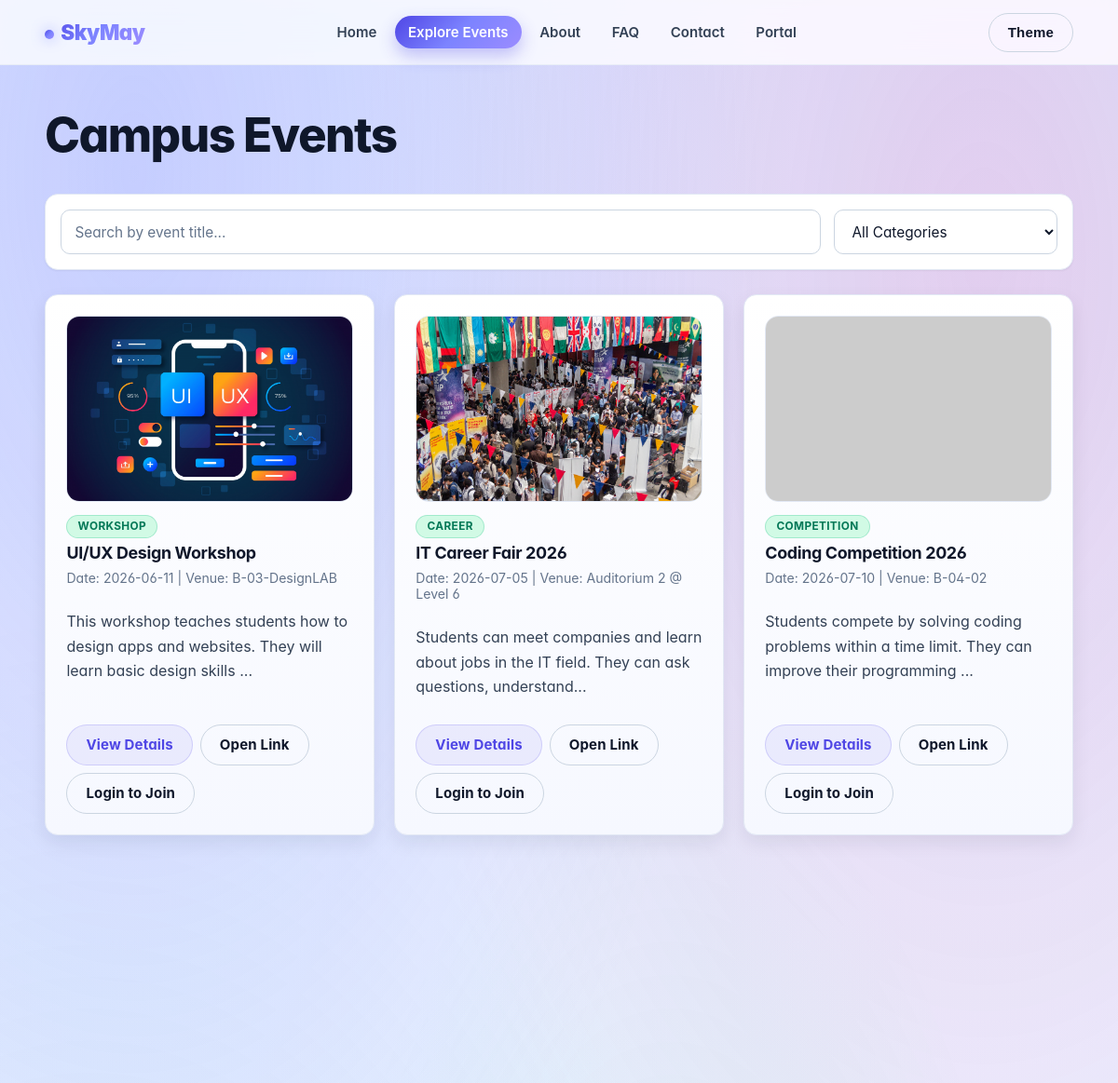
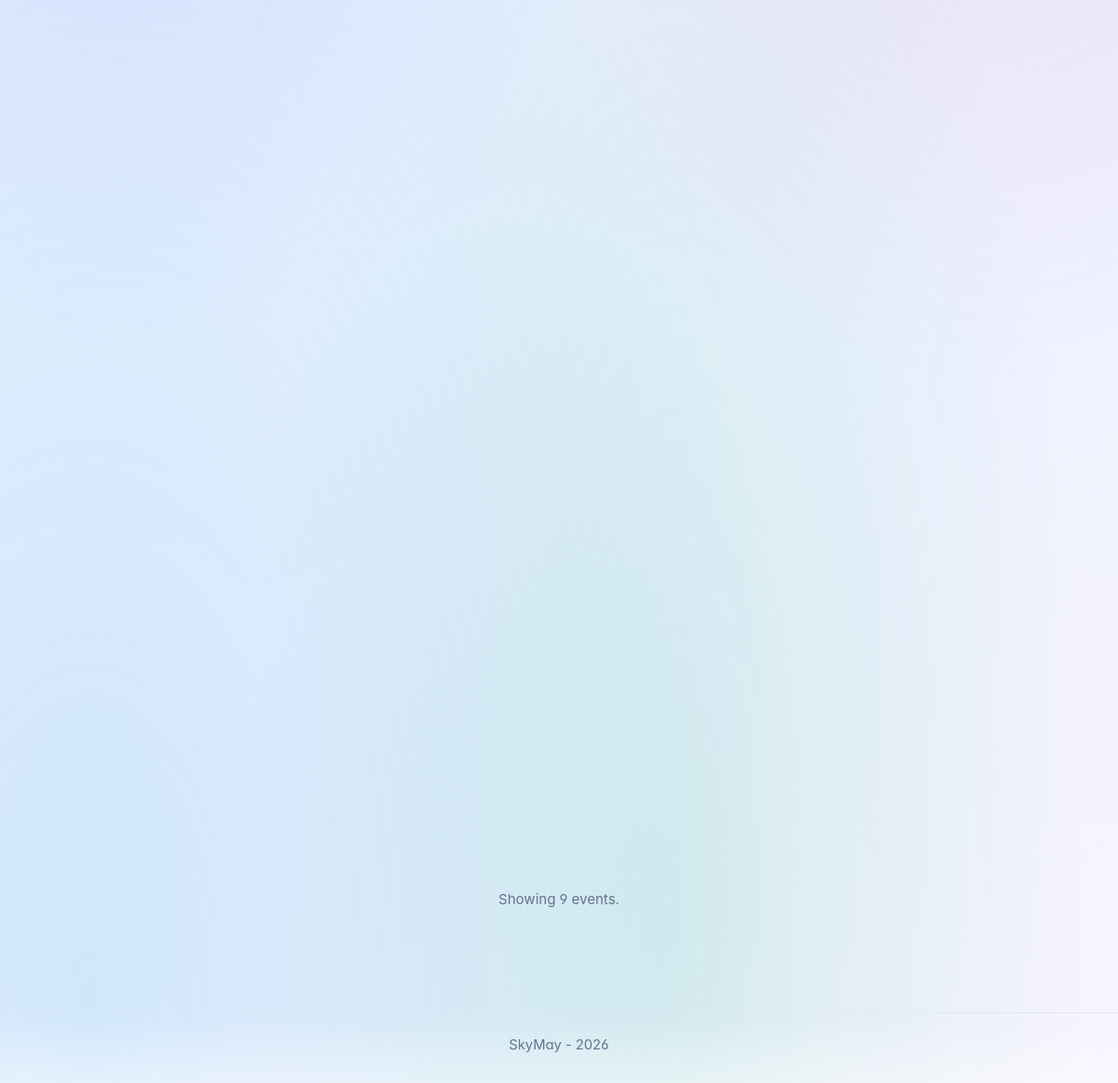
/event.php, run on the app's committed database (2 pictures, top to bottom).
### tables this page shows
CREATE TABLE IF NOT EXISTS `events` (
  `event_id` int NOT NULL AUTO_INCREMENT,
  `title` varchar(200) NOT NULL,
  `description` text,
  `image_path` varchar(255) DEFAULT NULL,
  `event_link` varchar(255) DEFAULT NULL,
  `event_status` varchar(20) NOT NULL DEFAULT 'pending',
  `event_date` date NOT NULL,
  `venue` varchar(200) DEFAULT NULL,
  `category` varchar(50) DEFAULT NULL,
  `created_by` int DEFAULT NULL,
  `created_at` timestamp NULL DEFAULT CURRENT_TIMESTAMP,
  PRIMARY KEY (`event_id`),
  KEY `created_by` (`created_by`)
);

### db.php (called while the page is built, shortened)
<?php
$DB_HOST = '127.0.0.1';
$DB_USER = 'root';
$DB_PASS = '';
$DB_NAME = 'skymay_db';
$conn = @new mysqli($DB_HOST, $DB_USER, $DB_PASS, $DB_NAME);
$dbConnected = !$conn->connect_error;
?>

### includes/event_support.php (called while the page is built, shortened)
<?php
function normalizeEventCategory(string $category): string
{
    $allowed = ['competition', 'career', 'workshop', 'other'];
    $clean = strtolower(trim($category));
    return in_array($clean, $allowed, true) ? $clean : 'other';
}
function eventImageUrl(array $event): string
{
    $path = trim((string)($event['image_path'] ?? ''));
    if ($path !== '') {
        $absolutePath = dirname(__DIR__) . DIRECTORY_SEPARATOR . str_replace('/', DIRECTORY_SEPARATOR, $path);
        if (is_file($absolutePath)) {
            return $path;
        }
    }
    return 'https://via.placeholder.com/900x500?text=Campus+Event';
}

### includes/auth.php (called while the page is built, shortened)
<?php
function isLoggedIn(): bool {
  return isset($_SESSION['user']);
}
?>

### event.php (the view, shortened to what this page needs)
<?php
require_once 'db.php';
require_once __DIR__ . '/includes/auth.php';
require_once __DIR__ . '/includes/event_support.php';
$activePage = 'events';
$events = [];
$user = currentUser();
$isLoggedIn = isLoggedIn();
$isStudent = $isLoggedIn && ($user['role'] ?? '') === 'student';
$userRegistrations = [];
if ($dbConnected) {
  $sql = "SELECT event_id, title, category, event_date, venue, description, image_path, event_link FROM events WHERE LOWER(COALESCE(event_status, 'pending')) <> 'rejected' AND TRIM(title) NOT LIKE '[Rejected]%' ORDER BY event_date ASC LIMIT 12";
  $result = $conn->query($sql);
  if ($result) {
    while ($row = $result->fetch_assoc()) {
      $events[] = $row;
    }
  }
}
function eventCategoryLabel(string $category): string {
  switch ($category) {
    case 'competition':
      return 'Competition';
    case 'career':
      return 'Career';
    case 'workshop':
      return 'Workshop';
    default:
      return 'Event';
  }
}
include 'includes/header.php';
?>
<main class="container section">
  <h1 class="reveal">Campus Events</h1>
  <div class="toolbar">
    <input id="searchInput" type="text" placeholder="Search by event title..." oninput="window.SkyMayFilterEvents && window.SkyMayFilterEvents()" />
    <select id="categoryFilter" onchange="window.SkyMayFilterEvents && window.SkyMayFilterEvents()">
      <option value="all">All Categories</option>
    </select>
  </div>
  <div class="event-grid" id="eventGrid">
    <?php foreach ($events as $event): ?>
      <?php
        $category = normalizeEventCategory((string)($event['category'] ?? ''));
        $isJoined = isset($userRegistrations[(int)$event['event_id']]);
        $description = (string)($event['description'] ?? '');
      ?>
      <article class="card event-item reveal"
               data-event-id="<?php echo (int)$event['event_id']; ?>"
               data-title="<?php echo htmlspecialchars($event['title']); ?>"
               data-category="<?php echo htmlspecialchars($category); ?>">
        <img
          class="event-image"
          src="<?php echo htmlspecialchars(eventImageUrl($event)); ?>"
          alt="<?php echo htmlspecialchars($event['title']); ?>"
          loading="lazy"
        />
        <span class="badge"><?php echo htmlspecialchars(eventCategoryLabel($category)); ?></span>
        <h3><?php echo htmlspecialchars($event['title']); ?></h3>
        <div class="event-meta">Date: <?php echo htmlspecialchars($event['event_date']); ?> | Venue: <?php echo htmlspecialchars($event['venue']); ?></div>
        <p><?php echo htmlspecialchars(substr($description, 0, 100)) . (strlen($description) > 100 ? '...' : ''); ?></p>
        <div class="event-actions">
          <a href="eventdetail.php?id=<?php echo urlencode((string)$event['event_id']); ?>" class="btn btn-secondary">View Details</a>
          <?php if (!empty($event['event_link'])): ?>
            <a href="<?php echo htmlspecialchars($event['event_link']); ?>" class="btn btn-ghost" target="_blank" rel="noopener noreferrer">Open Link</a>
          <?php endif; ?>
          <?php if ($isStudent): ?>
            <button class="btn <?php echo $isJoined ? 'btn-ghost' : 'btn-primary'; ?> join-btn"
                    type="button"
                    data-event-id="<?php echo (int)$event['event_id']; ?>"
                    data-joined="<?php echo $isJoined ? '1' : '0'; ?>">
              <?php echo $isJoined ? 'Joined' : 'Join Event'; ?>
            </button>
          <?php elseif (!$isLoggedIn): ?>
            <a href="login.php" class="btn btn-ghost">Login to Join</a>
          <?php endif; ?>
        </div>
      </article>
    <?php endforeach; ?>
  </div>
  <p id="filterResultMsg" class="filter-result" aria-live="polite"></p>
</main>
<?php include 'includes/footer.php'; ?>

### includes/header.php (shortened to what this page needs)
<?php
require_once __DIR__ . '/auth.php';
?>
<!DOCTYPE html>
<html lang="en">
<head>
  <link rel="stylesheet" href="style.css" />
</head>
<body data-nav="<?php echo htmlspecialchars($activePage); ?>">
  <header class="site-header">
    <div class="container nav-wrap">
      <a class="brand" href="homepage.php">SkyMay</a>
      <nav class="nav-main" id="mainNav">
        <a href="homepage.php" data-nav="home">Home</a>
        <a href="event.php" data-nav="events">Explore Events</a>
        <a href="about.php" data-nav="about">About</a>
        <a href="faq.php" data-nav="faq">FAQ</a>
        <a href="contact.php" data-nav="contact">Contact</a>
        <div class="dropdown">
          <button class="dropbtn" type="button">Portal</button>
        </div>
      </nav>
      <div class="nav-extra">
        <button class="btn btn-ghost" id="themeToggle" type="button">Theme</button>
      </div>
    </div>
  </header>

### includes/footer.php (shortened to what this page needs)
  <footer class="site-footer">
    <div class="container">SkyMay - <?php echo date('Y'); ?></div>
  </footer>
</body>
</html>

### data on the page
events: image_path (picture), category "WORKSHOP", title "UI/UX Design Workshop", event_date "2026-06-11", venue "B-03-DesignLAB", description "This workshop teaches students how to design apps and websites. They will learn basic design skills"
events: image_path (picture), category "CAREER", title "IT Career Fair 2026", event_date "2026-07-05", venue "Auditorium 2 @ Level 6", description "Students can meet companies and learn about jobs in the IT field. They can ask questions, understand"
events: category "COMPETITION", title "Coding Competition 2026", event_date "2026-07-10", venue "B-04-02", description "Students compete by solving coding problems within a time limit. They can improve their programming"
